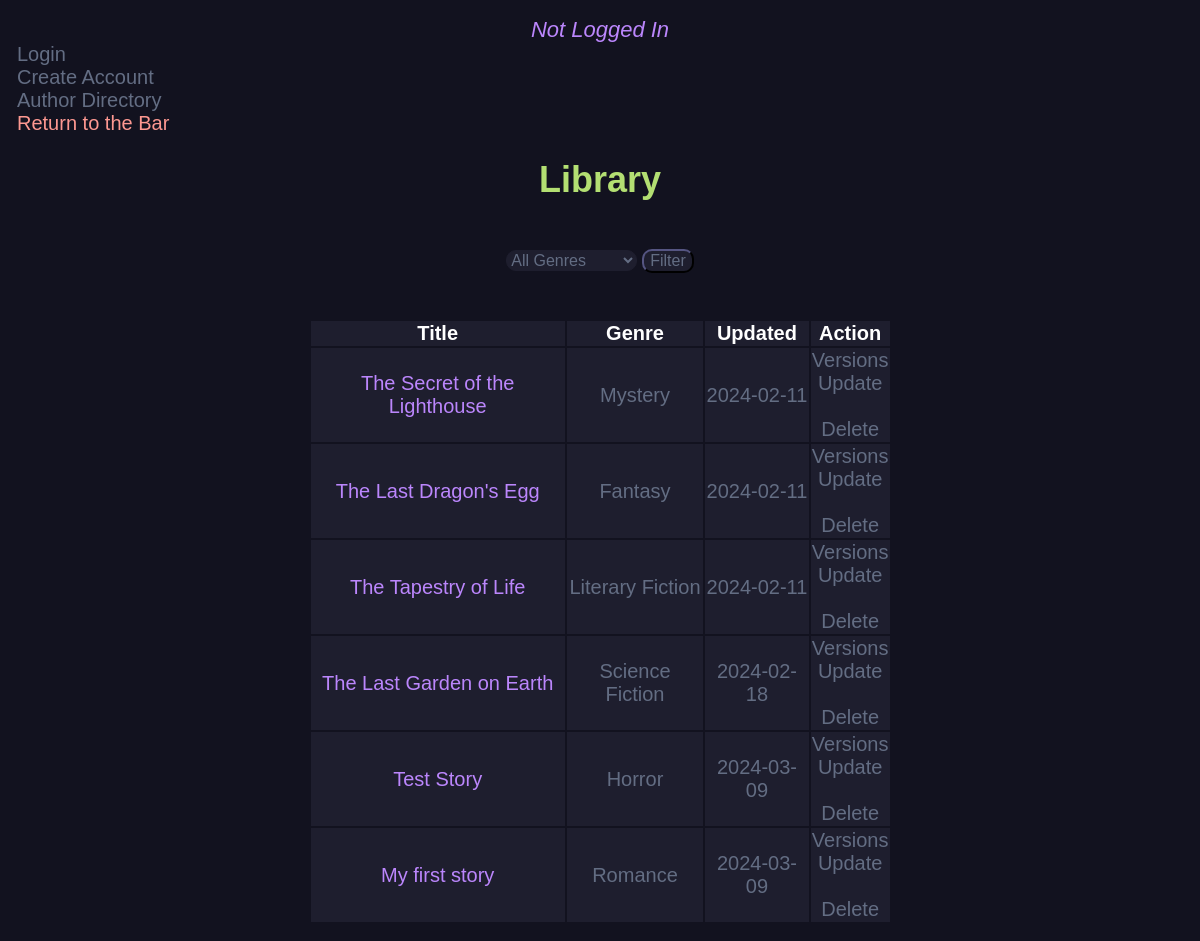
The app's page /story_db/ with its own data.
### main.py (models this page shows, shortened)
class NewStory(db.Model):
    id = db.Column(db.Integer, primary_key=True)
    title = db.Column(db.String(200), nullable=False)
    genre = db.Column(db.String(200), nullable=True)
    content = db.Column(db.Text, nullable=False)
    date_created = db.Column(db.DateTime, default=datetime.utcnow)
    author_id = db.Column(db.Integer, db.ForeignKey('user.id'), nullable=False)
    current_version_id = db.Column(db.Integer, db.ForeignKey('new_version.id'), nullable=True)
    __table_args__ = (
        ForeignKeyConstraint(['author_id'], ['user.id'], name='fk_new_story_author_id'),
        ForeignKeyConstraint(['current_version_id'], ['new_version.id'], name='fk_new_story_current_version_id')
    )
    current_version = db.relationship('NewVersion', foreign_keys=[current_version_id], post_update=True)
    versions = db.relationship('NewVersion', backref='story', lazy=True, foreign_keys='NewVersion.story_id')

### main.py (the view)
@app.route('/story_db/', methods=['GET', 'POST'])
def story_db():
    stories = NewStory.query.order_by(NewStory.date_created).all()
    unique_genres = set(story.genre for story in stories)
    if request.method == "POST":
        select_genre = request.form.get('Genre')
        if select_genre and select_genre != 'ALL':
            stories = [story for story in stories if story.genre == select_genre]
    return render_template('story_db.html', stories=stories, unique_genres=unique_genres, current_user=current_user)

### templates/story_db.html (shortened to what this page needs)
 <!DOCTYPE html>
<link rel="stylesheet" href="{{ url_for('static', filename='css/story_db.css') }}">
{% block body %}
{% if current_user.is_authenticated %}
	<a href="/user_dir/" class="button">Author Directory</a><br>
	<a href="/logout/" class="button">Logout</a><br>
	<a href="/" class="return-to-bar">Return to the Bar</a>
	<div style = "text-align: center;">
		<em style = "color: #636d83; font-size: 22px; font-family: sans-serif;">
			Hello, {{ current_user.username }}!
		</em>
		<br>
	</div>
{% else %}
	<div style= "text-align: center;">
			<em style = "color: #BB86FC; font-size: 22px; font-family: sans-serif" >Not Logged In</em>
		</div>
		<a href="/login/" class="button">Login</a><br>
		<a href="/register/" class="button">Create Account</a><br>
		<a href="/user_dir/" class="button">Author Directory</a><br>
		<a href="/" class="return-to-bar">Return to the Bar</a>
{% endif %}
<div class="content">
	<h1 style="text-align: center;">Library</h1><br>
	{% if stories|length < 1 %}
	<h4 style="text-align: center;"> It is a quiet night,<br>
		<br><a href="/">Return to the Bar and Tell us a Story</a>
	</h4>
	{% else %}
	<div class = "form-cont">
	<form method="POST">
		<select class="form-input" name="Genre">
			<option value="ALL">All Genres</option>
		</select>
		<button class="form-input" type="submit">Filter</button>
	</form>
    </div>
	<br>
	<br>
	<table class="center-table">
		<tr>
			<th>Title</th>
			<th>Genre</th>
			<th>Updated</th>
			<th>Action</th>
		</tr>
		{%for story in stories %}
		<tr>
			<td><a href="{{ url_for('view_story', id=story.id) }}" class="story-link">{{ story.title }}</a></td>
			<td>{{story.genre}}</td>
			<td>{{ story.date_created.date() }}</td>
			<td>
				<a href="/versions/{{ story.id }}">Versions</a>
				<br>
				<a href="/update/{{ story.id }}">Update</a>
				<br>
				<br>
				<a href="/delete/{{ story.id }}" onclick="return confirmDelete();">Delete</a>
			</td>
		</tr>
		{% endfor %}
	</table>
	{% endif %}
</div>
{% endblock %}

### static/css/story_db.css (style rules this page uses)
h1 { font-size: 36px; color: #B3DF72; text-align: center; font-family: sans-serif; }
a { color: #636d83; font-size: 20px; font-family: sans-serif; text-decoration: none; }
.center-table { margin-left: auto; margin-right: auto; width: 50%; }
td { background-color: #1e1e2e; color: #636d83; font-family: sans-serif; font-size: 20px; text-align: center; padding: 10; }
th { background-color: #1e1e2e; color: white; font-family: sans-serif; font-size: 20px; text-align: center; padding: 10; }
.story-link { color: #BB86FC; }
.return-to-bar { color: #FD9891; }
.form-cont { display: flex; justify-content: center; align-items: center; margin: 0 auto; width: 100%; }
.form-input { height: auto; width: auto; margin: 10; color: #636d83; font-size: 16px; font-family: sans-serif; border-radius: 10px; border-color: #1e1e2e; background: #1e1e2e; padding: 10; }

### records on screen
NewStory: title "The Secret of the Lighthouse", genre "Mystery", date_created "2024-02-11"
NewStory: title "The Last Dragon's Egg", genre "Fantasy", date_created "2024-02-11"
NewStory: title "The Tapestry of Life", genre "Literary Fiction", date_created "2024-02-11"
NewStory: title "The Last Garden on Earth", genre "Science Fiction", date_created "2024-02-18"
NewStory: title "Test Story", genre "Horror", date_created "2024-03-09"
NewStory: title "My first story", genre "Romance", date_created "2024-03-09"
